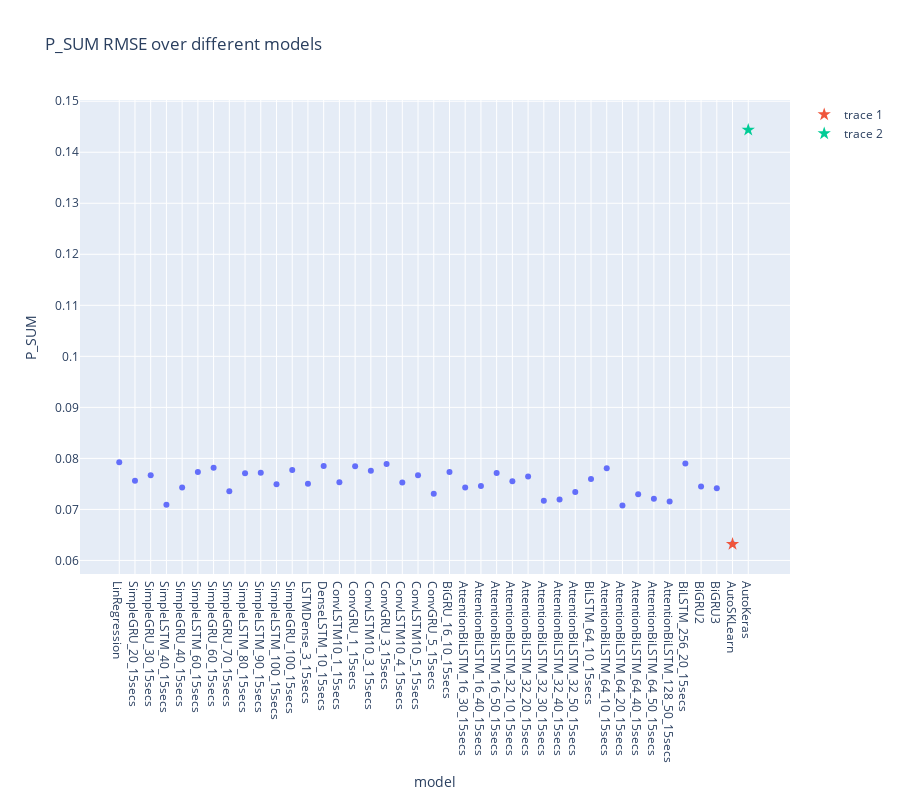
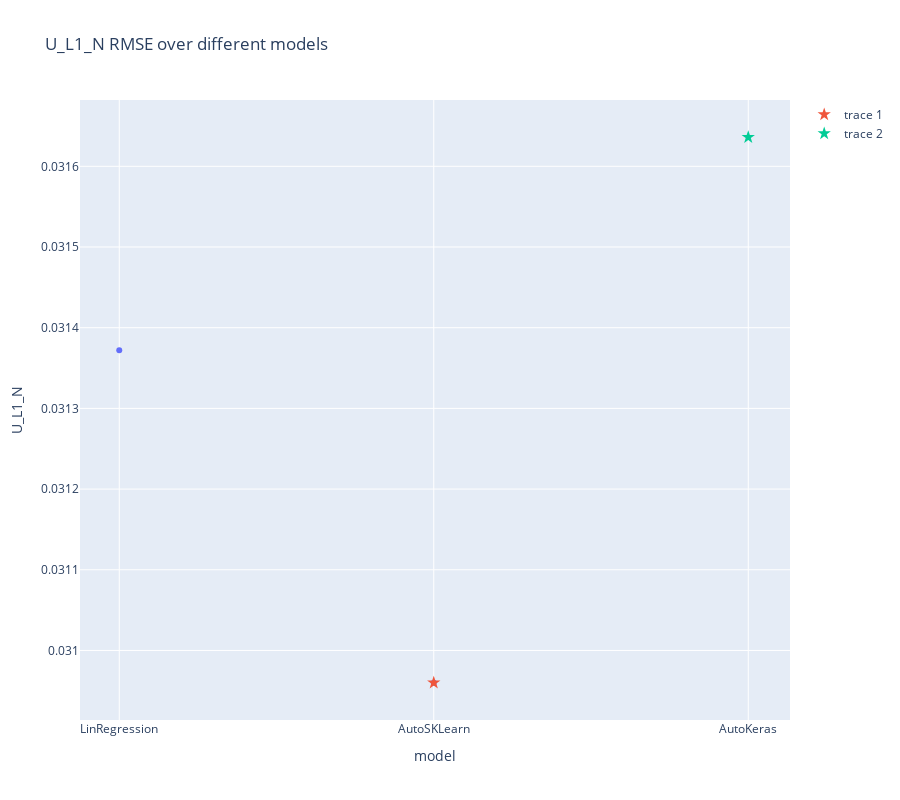
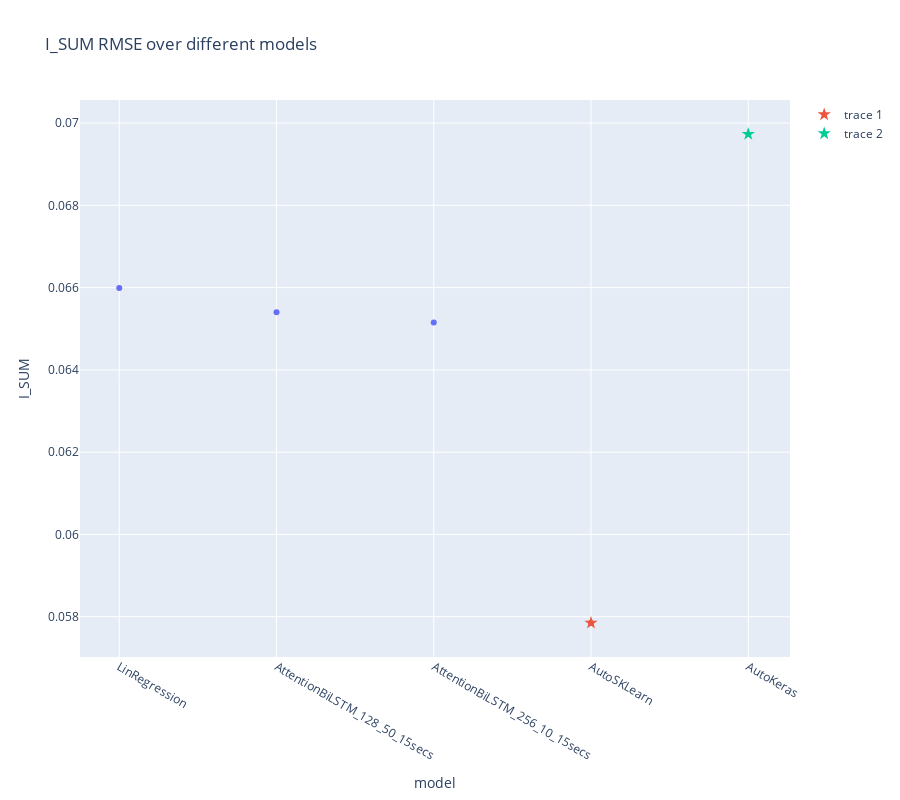
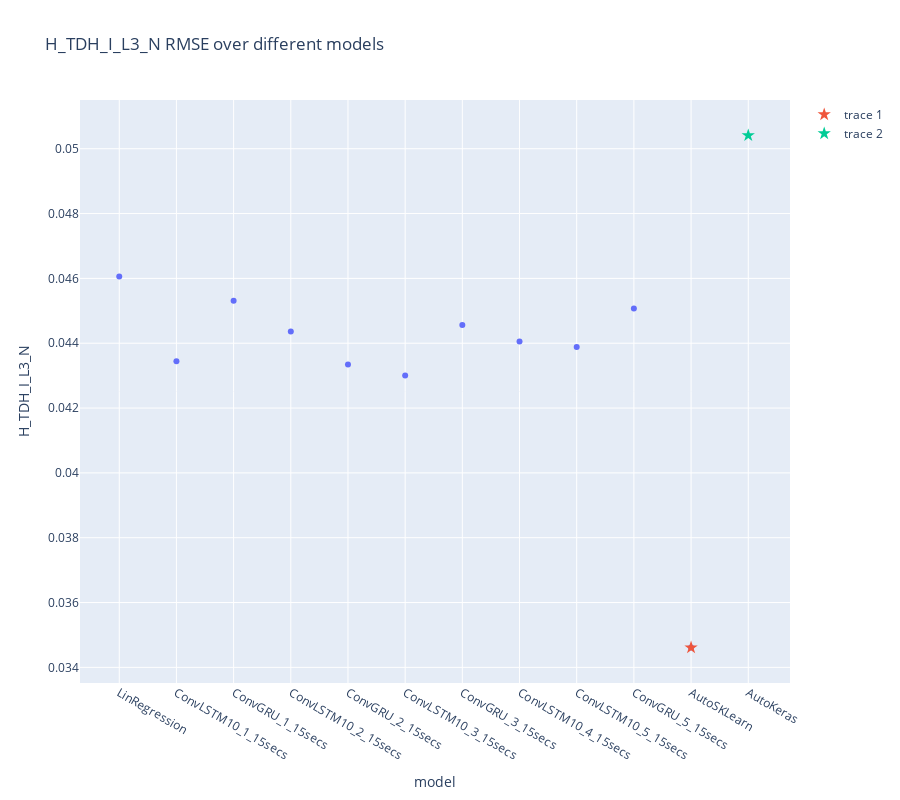

Source (notebook cell) for these figures, in order:
### Code cell
import plotly.express as px
import plotly.graph_objects as go

for i in range(df.shape[1]):
    df2 = df[df[df.columns[i]] <= control[i]]
    fig = px.scatter(df2, x=df2.index, y=df2.columns[i], height=800, title=df.columns[i] + ' RMSE over different models')
    fig.add_trace(go.Scatter(x=['AutoSKLearn'], y=[autosklearn[i]], mode='markers', marker_symbol = 'star', marker_size = 10))
    fig.add_trace(go.Scatter(x=['AutoKeras'], y=[autokeras[i]], mode='markers', marker_symbol = 'star', marker_size = 10))
    fig.show()

### Figure 1 — Plotly figure (JSON) as saved in the notebook; plotly's stock layout.template omitted (floating-point values rounded to 4 significant figures)
{"data": [{"hovertemplate": "model=%{x}<br>P_SUM=%{y}<extra></extra>", "legendgroup": "", "marker": {"color": "#636efa", "symbol": "circle"}, "mode": "markers", "name": "", "orientation": "v", "showlegend": false, "type": "scatter", "x": ["LinRegression", "SimpleGRU_20_15secs", "SimpleGRU_30_15secs", "SimpleLSTM_40_15secs", "SimpleGRU_40_15secs", "SimpleLSTM_60_15secs", "SimpleGRU_60_15secs", "SimpleGRU_70_15secs", "SimpleLSTM_80_15secs", "SimpleLSTM_90_15secs", "SimpleLSTM_100_15secs", "SimpleGRU_100_15secs", "LSTMDense_3_15secs", "DenseLSTM_10_15secs", "ConvLSTM10_1_15secs", "ConvGRU_1_15secs", "ConvLSTM10_3_15secs", "ConvGRU_3_15secs", "ConvLSTM10_4_15secs", "ConvLSTM10_5_15secs", "ConvGRU_5_15secs", "BiGRU_16_10_15secs", "AttentionBiLSTM_16_30_15secs", "AttentionBiLSTM_16_40_15secs", "AttentionBiLSTM_16_50_15secs", "AttentionBiLSTM_32_10_15secs", "AttentionBiLSTM_32_20_15secs", "AttentionBiLSTM_32_30_15secs", "AttentionBiLSTM_32_40_15secs", "AttentionBiLSTM_32_50_15secs", "BiLSTM_64_10_15secs", "AttentionBiLSTM_64_10_15secs", "AttentionBiLSTM_64_20_15secs", "AttentionBiLSTM_64_40_15secs", "AttentionBiLSTM_64_50_15secs", "AttentionBiLSTM_128_50_15secs", "BiLSTM_256_20_15secs", "BiGRU2", "BiGRU3", "AutoSKLearn"], "xaxis": "x", "y": [0.07927, 0.07562, 0.07669, 0.0709, 0.07431, 0.07731, 0.07816, 0.07354, 0.07707, 0.07717, 0.07491, 0.07774, 0.07503, 0.07853, 0.07532, 0.07845, 0.07757, 0.07891, 0.07525, 0.07668, 0.07305, 0.07733, 0.07428, 0.07457, 0.07712, 0.07552, 0.07644, 0.0717, 0.07196, 0.07341, 0.07594, 0.07807, 0.07077, 0.07295, 0.07209, 0.07157, 0.07901, 0.07451, 0.07413, 0.06321], "yaxis": "y"}, {"marker": {"size": 10, "symbol": "star"}, "mode": "markers", "type": "scatter", "x": ["AutoSKLearn"], "y": [0.06321]}, {"marker": {"size": 10, "symbol": "star"}, "mode": "markers", "type": "scatter", "x": ["AutoKeras"], "y": [0.1444]}], "layout": {"height": 800, "legend": {"tracegroupgap": 0}, "title": {"text": "P_SUM RMSE over different models"}, "xaxis": {"anchor": "y", "domain": [0, 1], "title": {"text": "model"}}, "yaxis": {"anchor": "x", "domain": [0, 1], "title": {"text": "P_SUM"}}}}

### Figure 2 — Plotly figure (JSON) as saved in the notebook; plotly's stock layout.template omitted (floating-point values rounded to 4 significant figures)
{"data": [{"hovertemplate": "model=%{x}<br>U_L1_N=%{y}<extra></extra>", "legendgroup": "", "marker": {"color": "#636efa", "symbol": "circle"}, "mode": "markers", "name": "", "orientation": "v", "showlegend": false, "type": "scatter", "x": ["LinRegression", "AutoSKLearn"], "xaxis": "x", "y": [0.03137, 0.03096], "yaxis": "y"}, {"marker": {"size": 10, "symbol": "star"}, "mode": "markers", "type": "scatter", "x": ["AutoSKLearn"], "y": [0.03096]}, {"marker": {"size": 10, "symbol": "star"}, "mode": "markers", "type": "scatter", "x": ["AutoKeras"], "y": [0.03164]}], "layout": {"height": 800, "legend": {"tracegroupgap": 0}, "title": {"text": "U_L1_N RMSE over different models"}, "xaxis": {"anchor": "y", "domain": [0, 1], "title": {"text": "model"}}, "yaxis": {"anchor": "x", "domain": [0, 1], "title": {"text": "U_L1_N"}}}}

### Figure 3 — Plotly figure (JSON) as saved in the notebook; plotly's stock layout.template omitted (floating-point values rounded to 4 significant figures)
{"data": [{"hovertemplate": "model=%{x}<br>I_SUM=%{y}<extra></extra>", "legendgroup": "", "marker": {"color": "#636efa", "symbol": "circle"}, "mode": "markers", "name": "", "orientation": "v", "showlegend": false, "type": "scatter", "x": ["LinRegression", "AttentionBiLSTM_128_50_15secs", "AttentionBiLSTM_256_10_15secs", "AutoSKLearn"], "xaxis": "x", "y": [0.06599, 0.0654, 0.06515, 0.05785], "yaxis": "y"}, {"marker": {"size": 10, "symbol": "star"}, "mode": "markers", "type": "scatter", "x": ["AutoSKLearn"], "y": [0.05785]}, {"marker": {"size": 10, "symbol": "star"}, "mode": "markers", "type": "scatter", "x": ["AutoKeras"], "y": [0.06973]}], "layout": {"height": 800, "legend": {"tracegroupgap": 0}, "title": {"text": "I_SUM RMSE over different models"}, "xaxis": {"anchor": "y", "domain": [0, 1], "title": {"text": "model"}}, "yaxis": {"anchor": "x", "domain": [0, 1], "title": {"text": "I_SUM"}}}}

### Figure 4 — Plotly figure (JSON) as saved in the notebook; plotly's stock layout.template omitted (floating-point values rounded to 4 significant figures)
{"data": [{"hovertemplate": "model=%{x}<br>H_TDH_I_L3_N=%{y}<extra></extra>", "legendgroup": "", "marker": {"color": "#636efa", "symbol": "circle"}, "mode": "markers", "name": "", "orientation": "v", "showlegend": false, "type": "scatter", "x": ["LinRegression", "ConvLSTM10_1_15secs", "ConvGRU_1_15secs", "ConvLSTM10_2_15secs", "ConvGRU_2_15secs", "ConvLSTM10_3_15secs", "ConvGRU_3_15secs", "ConvLSTM10_4_15secs", "ConvLSTM10_5_15secs", "ConvGRU_5_15secs", "AutoSKLearn"], "xaxis": "x", "y": [0.04606, 0.04344, 0.04531, 0.04436, 0.04335, 0.04301, 0.04456, 0.04405, 0.04388, 0.04507, 0.03461], "yaxis": "y"}, {"marker": {"size": 10, "symbol": "star"}, "mode": "markers", "type": "scatter", "x": ["AutoSKLearn"], "y": [0.03461]}, {"marker": {"size": 10, "symbol": "star"}, "mode": "markers", "type": "scatter", "x": ["AutoKeras"], "y": [0.05041]}], "layout": {"height": 800, "legend": {"tracegroupgap": 0}, "title": {"text": "H_TDH_I_L3_N RMSE over different models"}, "xaxis": {"anchor": "y", "domain": [0, 1], "title": {"text": "model"}}, "yaxis": {"anchor": "x", "domain": [0, 1], "title": {"text": "H_TDH_I_L3_N"}}}}
